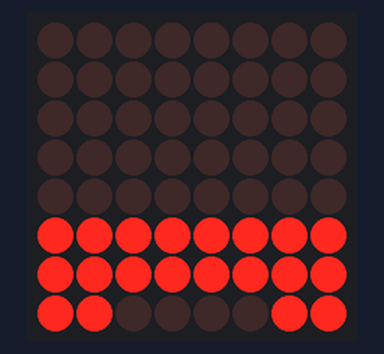
Simulated run of this sketch. Board: Arduino Uno, built with avr-gcc and run on an emulated ATmega328P. On the bench: 8×8 LED matrix. Wiring (inferred from the names in the program): LED matrix (orientation assumed): rows pin 9, pin 8, pin 7, pin 6, pin 5, pin 4, pin 3, pin 2; columns pin 10, pin 11, pin 12, pin 13, A2, A3, A4, A5.

Above: at 0.17 s.
At 5.29 s:
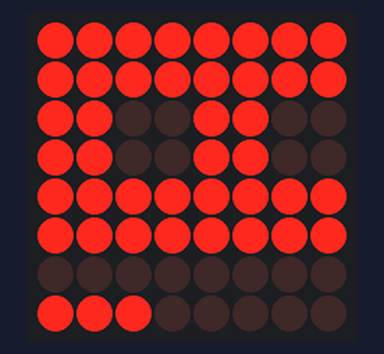
At 10.2 s:
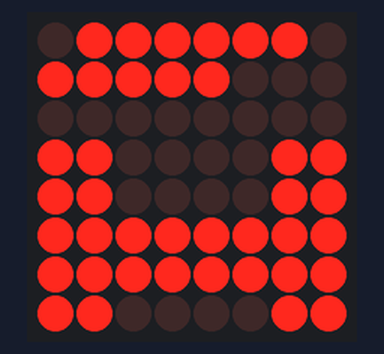
At 20.43 s:
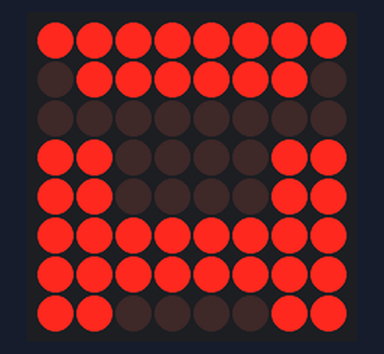
At 30.06 s:
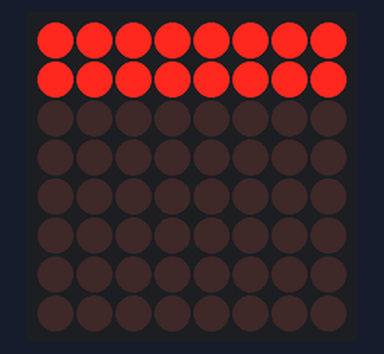
At 39.9 s:
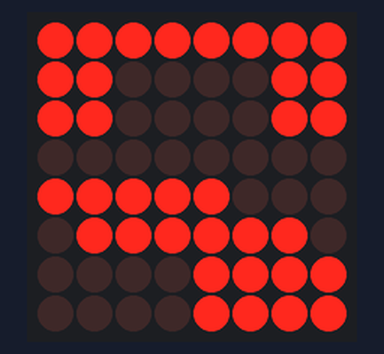

The sketch:

matriz_led_8x8_eje2.ino
```cpp
/* AUTOR: CREATIVIDAD CODIFICADA
 *  www.creatividadcodificada.com
 *  NOMBRE DEL PROYECTO: Desplazamiento de texto en una matriz led 8x8 con Arduino
*/

// Mensaje que se mostrara en la matriz led --> CREATIVIDAD CODIFICADA
int mensaje[160] = {
  0x00, 0x00, 0x00, 0x00, 0x00, 0xFF, 0xFF, 0xC3, 0xC3, 0xC3, 0xC3, 0x00, 0xFF, 0xFF, 0x33, 0x73,
  0xFF, 0xCF, 0x00, 0xFF, 0xFF, 0xDB, 0xDB, 0xDB, 0xC3, 0x00, 0xFF, 0xFF, 0x33, 0x33, 0xFF, 0xFF,
  0x00, 0x07, 0x03, 0xFF, 0xFF, 0x03, 0x07, 0x00, 0xC3, 0xC3, 0xFF, 0xFF, 0xC3, 0xC3, 0x00, 0x1F,
  0x7E, 0xF0, 0xF0, 0x7E, 0x1F, 0x00, 0xC3, 0xC3, 0xFF, 0xFF, 0xC3, 0xC3, 0x00, 0xFF, 0xFF, 0xC3,
  0xC3, 0xFF, 0x7E, 0x00, 0xFF, 0xFF, 0x33, 0x33, 0xFF, 0xFF, 0x00, 0xFF, 0xFF, 0xC3, 0xC3, 0xFF,
  0x7E, 0x00, 0x00, 0x00, 0x00, 0xFF, 0xFF, 0xC3, 0xC3, 0xC3, 0xC3, 0x00, 0xFF, 0xFF, 0xC3, 0xC3,
  0xFF, 0xFF, 0x00, 0xFF, 0xFF, 0xC3, 0xC3, 0xFF, 0x7E, 0x00, 0xC3, 0xC3, 0xFF, 0xFF, 0xC3, 0xC3,
  0x00, 0xFF, 0xFF, 0x1B, 0x1B, 0x1B, 0x03, 0x00, 0xC3, 0xC3, 0xFF, 0xFF, 0xC3, 0xC3, 0x00, 0xFF,
  0xFF, 0xC3, 0xC3, 0xC3, 0xC3, 0x00, 0xFF, 0xFF, 0x33, 0x33, 0xFF, 0xFF, 0x00, 0xFF, 0xFF, 0xC3,
  0xC3, 0xFF, 0x7E, 0x00, 0xFF, 0xFF, 0x33, 0x33, 0xFF, 0xFF, 0x00, 0x00, 0x00, 0x00, 0x00, 0x00
  };
int _buffer[160];
unsigned long tiempo_1 = 0;
const int row[8] = { // Filas
  9,8,7,6,5,4,3,2
  };
const int col[8] = { // Columnas
  10,11,12,13,A2,A3,A4,A5
  };
void setup() {
  for(int i = 0; i<8; i++)
  {
    pinMode(row[i],OUTPUT); // Designamos las filas y columnas como salidas
    pinMode(col[i],OUTPUT);
    }
}

void loop() {
  for(int k = 0; k < 8; k++)
  {
    for(int i = 0; i<8; i++)
    {
      digitalWrite(row[i], HIGH);
      for(int j = 0; j < 8; j++)
      {
        int x0 = bitRead(mensaje[i],j); // Usamos la función bitRead() para descomponer nuestros números hexadecimales
        digitalWrite(col[j], !x0);
        }
      delay(3); //Tiempo del barrido
      digitalWrite(row[i],LOW);
      digitalWrite(col[i],LOW);
      }
    }
    mover_letras();
}
void mover_letras()
{
  if(millis() > tiempo_1 + 50) // El desplazamiento del texto se hara cada 50 milisegundos
  {
    tiempo_1 = millis();
    for(int i = 0; i<160; i++ )
    {
      if(i<159)
      {
        _buffer[i] = mensaje[i+1]; // Llenamos la matriz _buffer
        }
      else
      {
        _buffer[i] = mensaje[1]; // El ultimo dato de la matriz _buffer sera igual al primer dato de la matriz mensaje
        }

      }
      for(int i = 0; i<160; i++)
      {
        mensaje[i] = _buffer[i]; // Llenamos la matriz mensaje con los nuevos datos de la matriz _buffer
        }
    }
  }
```
